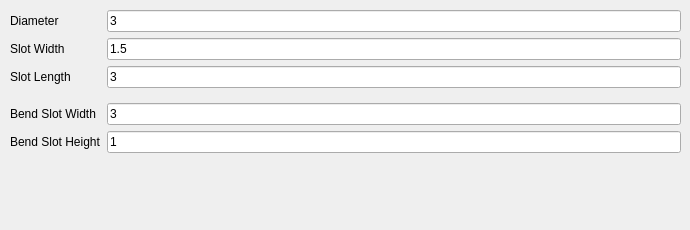
   <widget class="QWidget" name="tab_5">
    <attribute name="title">
     <string>Bend Relief</string>
    </attribute>
    <widget class="QWidget" name="formLayoutWidget_3">
     <property name="geometry">
      <rect>
       <x>10</x>
       <y>10</y>
       <width>671</width>
       <height>211</height>
      </rect>
     </property>
     <layout class="QFormLayout" name="formLayout_3">
      <property name="fieldGrowthPolicy">
       <enum>QFormLayout::AllNonFixedFieldsGrow</enum>
      </property>
      <item row="0" column="0">
       <widget class="QLabel" name="label_5">
        <property name="text">
         <string>Diameter</string>
        </property>
       </widget>
      </item>
      <item row="0" column="1">
       <widget class="QLineEdit" name="BendReliefDiameter">
        <property name="text">
         <string>3</string>
        </property>
       </widget>
      </item>
      <item row="1" column="0">
       <widget class="QLabel" name="label_6">
        <property name="text">
         <string>Slot Width</string>
        </property>
       </widget>
      </item>
      <item row="1" column="1">
       <widget class="QLineEdit" name="BendReliefSlotWidth">
        <property name="text">
         <string>1.5</string>
        </property>
       </widget>
      </item>
      <item row="2" column="0">
       <widget class="QLabel" name="label_7">
        <property name="text">
         <string>Slot Length</string>
        </property>
       </widget>
      </item>
      <item row="2" column="1">
       <widget class="QLineEdit" name="BendReliefSlotLength">
        <property name="text">
         <string>3</string>
        </property>
       </widget>
      </item>
      <item row="3" column="0">
       <widget class="Line" name="line">
        <property name="orientation">
         <enum>Qt::Horizontal</enum>
        </property>
       </widget>
      </item>
      <item row="4" column="0">
       <widget class="QLabel" name="label_46">
        <property name="text">
         <string>Bend Slot Width</string>
        </property>
       </widget>
      </item>
      <item row="4" column="1">
       <widget class="QLineEdit" name="BendSlotWidth">
        <property name="text">
         <string>3</string>
        </property>
       </widget>
      </item>
      <item row="5" column="1">
       <widget class="QLineEdit" name="BendSlotHeight">
        <property name="text">
         <string>1</string>
        </property>
       </widget>
      </item>
      <item row="5" column="0">
       <widget class="QLabel" name="label_49">
        <property name="text">
         <string>Bend Slot Height</string>
        </property>
       </widget>
      </item>
     </layout>
    </widget>
   </widget>
